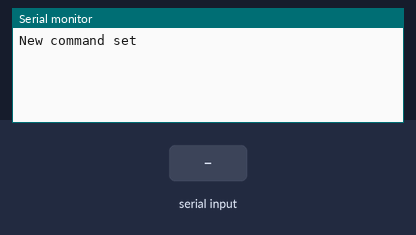
A sketch run on a simulated ESP32. Shown: the last lines printed to the serial monitor. The test bench sets the inputs (shaded band).

Above: at 1.2 s.
1.3 s: "i\n" received over Serial
At 2.1 s:
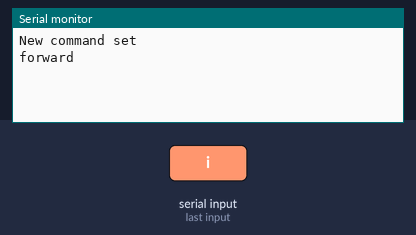
2.8 s: "i\n" received over Serial
At 3.3 s:
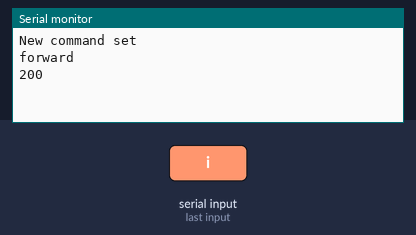
4.3 s: "i\n" received over Serial
At 5.6 s:
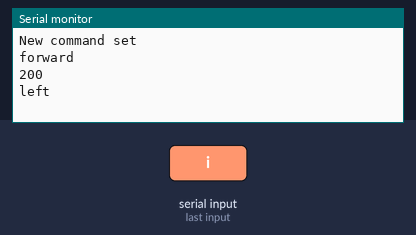

The sketch:

backend2.ino
```cpp
//#include <vector>
//#include <string>

// Vector to hold commandList
std::vector<String> commandList;
int currentStep = 0;
int totalSteps = 0; // Variable to store the total number of steps

// Function to set the command list from a given command string.
void setCommandList(const String& cmd) {
    commandList.clear(); // Clear the current vector
    int start = 0;
    int end = cmd.indexOf(' ');
    while (end != -1) {
        commandList.push_back(cmd.substring(start, end));
        start = end + 1;
        end = cmd.indexOf(' ', start);
    }
    commandList.push_back(cmd.substring(start));
    currentStep = 0; // Reset the step counter
    totalSteps = commandList.size(); // Update the total steps
    Serial.println("New command set");
}

// Function to execute the next command.
void nextCommand() {
    if (currentStep < commandList.size()) {
        String word = commandList[currentStep];
        // Process the word
        Serial.println(word);
        currentStep++;
    } else {
        Serial.println("No more steps.");
    }
}

void setup() {
    Serial.begin(115200);
    String initialCommand = "forward 200 left 100 left 200 left 100";
    setCommandList(initialCommand);
}

void loop() {
  // Call nextCommand() as needed, for example, based on a button press or a timer.
  // if (/* condition to call nextCommand */) {
  //     nextCommand();
  // }

  if (Serial.available() > 0) {  // Check if there is any serial input available
    String input = Serial.readStringUntil('\n');  // Read the input until newline character
    if (input == "i") {
      nextCommand();
    } else if (input == "a"){
      setCommandList("Little Brown Fox Jump Over Lazy Dog 100 200");
    }
  }

}
```

Measured:
- after the input at 1.3 s, the serial monitor: prints a new line at once (image 1)
- after the input at 2.8 s, the serial monitor: prints a new line at once (image 2)
- after the input at 4.3 s, the serial monitor: prints a new line at once (image 3)
